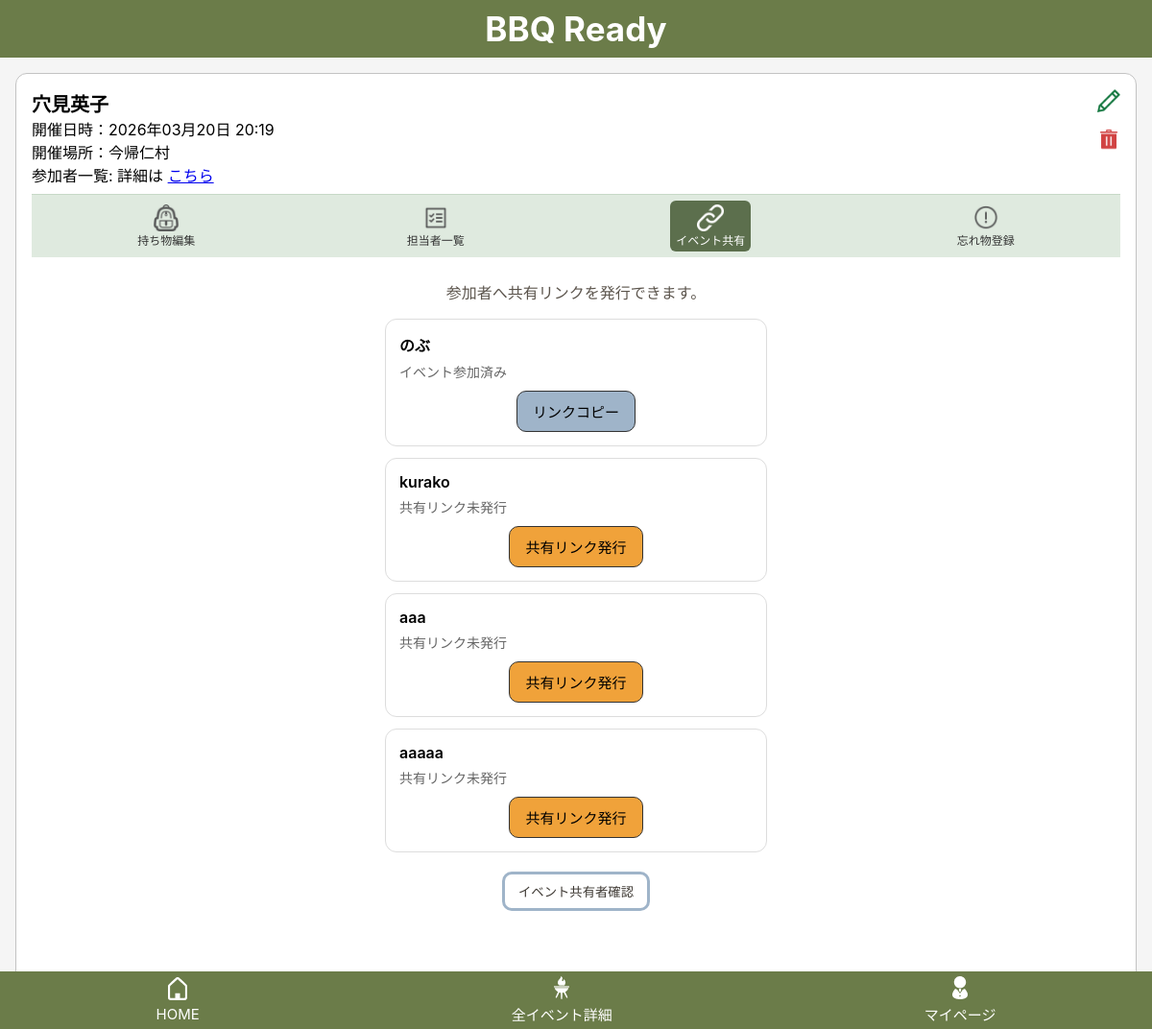
The app's page /events/140/share (signed in) with its own data.
### bbq_app/models.py (models this page shows, shortened)
class Event(models.Model):
    user = models.ForeignKey(settings.AUTH_USER_MODEL, on_delete=models.CASCADE, related_name="events")
    name = models.CharField("イベント名", max_length=30)
    held_at = models.DateTimeField("開催日時", null=True, blank=True)
    location = models.CharField("開催場所", max_length=50, blank=True)
    created_at = models.DateTimeField("作成日時", auto_now_add=True)
    updated_at = models.DateTimeField("更新日時", auto_now=True)

class Participant(models.Model):
    event = models.ForeignKey(Event, on_delete=models.CASCADE, related_name="participants")
    user = models.ForeignKey(
        settings.AUTH_USER_MODEL,
        null=True,
        blank=True,
        on_delete=models.SET_NULL,
        related_name="participant"
    )
    name = models.CharField("表示名", max_length=30)
    created_at = models.DateTimeField("作成日時", auto_now_add=True)
    updated_at = models.DateTimeField("更新日時", auto_now=True)

### bbq_app/views.py (the view)
# urls.py: path("events/<int:event_id>/share", views.event_share, name="event_share"),
@login_required
def event_share(request, event_id):
    event = get_object_or_404(Event, id=event_id, user=request.user)
    participants =Participant.objects.filter(event=event).exclude(user=event.user).order_by("id")
    invitations = Invitation.objects.filter(
        participant__event=event
    ).select_related("participant")
    invitation_map ={
        invitation.participant_id: invitation for invitation in invitations
    }
    share_rows = []
    shared_rows = []
    for participant in participants:
        invitation = invitation_map.get(participant.id)
        invite_url = None
        share_status = "pending"
        if invitation:
            invite_url = request.build_absolute_uri(
                reverse("invitation_access", args=[invitation.token])
            )
            if invitation.guest_name:
                share_status = "joined"
            elif invitation.expires_at and invitation.expires_at < timezone.now():
                share_status = "expired"
            else:
                share_status = "active"
        row = {
            "participant": participant,
            "invitation": invitation,
            "invite_url": invite_url,
            "share_status": share_status,
        }
        share_rows.append(row)
        if share_status in ["active", "joined"]:
            shared_rows.append(row)
    return render(
        request,
        "bbq_app/event_share.html",
        {
            "event": event,
            "share_rows": share_rows,
            "shared_rows": shared_rows
        }
    )

### bbq_app/templates/bbq_app/event_share.html (shortened to what this page needs)
{% extends "bbq_app/base.html" %}
{% block header %}
  {% include "bbq_app/partials/event_header.html" %}
{% endblock %}
{% block content %}
<p class="share-description">参加者へ共有リンクを発行できます。</p>
<ul class="share-list">
    {% for row in share_rows %}
        <li class="share-list__item">
            <div class="share-list__name">
                {{ row.participant.name }}
            </div>
            <div class="share-list__status">
                {% if row.share_status == "pending" %}
                    共有リンク未発行
                {% elif row.share_status == "active" %}
                    共有リンク発行済み
                {% elif row.share_status == "joined" %}
                    イベント参加済み
                {% elif row.share_status == "expired" %}
                    共有リンク期限切れ
                {% endif %}
            </div>
            <div class="share-list__actions">
                {% if row.share_status == "pending" %}
                    <form method="post" action="{% url 'invitation_create' event.id %}">
                        <button type="submit" class="btn btn-primary">共有リンク発行</button>
                    </form>
                {% elif row.share_status == "active" %}
                    <button type="button" class="btn btn-secondary" onclick="copyInviteUrl('{{ row.invite_url }}')">
                        リンクコピー
                    </button>
                {% elif row.share_status == "joined" %}
                    <button type="button" class="btn btn-secondary" onclick="copyInviteUrl('{{ row.invite_url }}')">
                        リンクコピー
                    </button>
                {% elif row.share_status == "expired" %}
                    <form method="post" action="{% url 'invitation_create' event.id %}">
                        {% csrf_token %}
                        <input type="hidden" name="participant_id" value="{{ row.participant.id }}">
                        <button type="submit" class="btn btn-primary">再発行</button>
                    </form>
                {% endif %}
            </div>
        </li>
    {% empty %}
        <li class="share-empty">イベント参加者はまだいません。</li>
    {% endfor %}
</ul>
<div class="share-bottom-action">
    <button type="button" class="btn-outline" onclick="openSharedUsersModal()">
        イベント共有者確認
    </button>
</div>
{% endblock %}

### bbq_app/templates/bbq_app/partials/event_header.html (shortened to what this page needs)
{% load static %}
{% include "bbq_app/partials/top_bar.html" %}
{% if event %}
<div class="event-header">
  <div class="event_header__top">
    <div>
      <div class="event-header__title">{{ event.name }}</div>
      <div class="event-header__meta">
        開催日時：{{ event.held_at|date:"Y年m月d日 H:i" }}<br>
        開催場所：{{ event.location }}<br>
        参加者一覧: 詳細は
        <a href="#" onclick="openParticipantsModal(); return false;">こちら</a>
      </div>
    </div>
    <div class="event-header__actions">
      <a href="{% url 'event_edit' event.id %}">
        <img src="{% static 'bbq_app/images/pencil.png' %}" width="24">
      </a>
      <a href="#" onclick="openDeleteModal({{ event.id }}); return false;">
        <img src="{% static 'bbq_app/images/trashcan.png' %}" width="24">
      </a>
    </div>
  </div>
  <div class="event-header__nav">
    <a href="{% url 'item_edit' event.id %}"
       class="{% if request.resolver_match.url_name == 'item_edit' %}active{% endif %}">
      <img src="{% static 'bbq_app/images/item_edit.png' %}" width="28">
      <span>持ち物編集</span>
    </a>
    <a href="{% url 'item_assign' event.id %}"
       class="{% if request.resolver_match.url_name == 'item_assign' %}active{% endif %}">
      <img src="{% static 'bbq_app/images/event_participants.png' %}" width="28">
      <span>担当者一覧</span>
    </a>
    <a href="{% url 'event_share' event.id %}"
       class="{% if request.resolver_match.url_name == 'event_share' %}active{% endif %}">
      <img src="{% static 'bbq_app/images/event_share.png' %}" width="28" alt="共有">
      <span>イベント共有</span>
    </a>
    <a href="#"
       onclick="openForgotModal(); return false;">
      <img src="{% static 'bbq_app/images/forgot_item.png' %}" width="28">
      <span>忘れ物登録</span>
    </a>
  </div>
{% endif %}

### bbq_app/static/bbq_app/css/style.css (style rules this page uses)
body { margin: 0; background: #f5f5f5; font-family: -apple-system, BlinkMacSystemFont, "Helvetica Neue", sans-serif; }
.btn { display: inline-block; padding: 10px 16px; border-radius: 10px; border: 1px solid #333; font-size: 15px; cursor: pointer; text-align: center; }
.btn-primary { background:#f0a23a; color:black; }
.btn-secondary { background:#9fb4c9; color:black; }
.event-header { background: white; border: 1px solid #c3c3c3; border-radius: 12px; margin: 16px; padding: 16px; margin-top: 76px; position: relative; }
.event-header__title { font-size: 20px; font-weight: 600; }
.event-header__nav { display: flex; justify-content: space-around; background: #dfeadf; padding: 6px 0; border-top: 1px solid #c7d9c7; margin-top: 8px; }
.event-header__nav a { display: flex; flex-direction: column; align-items: center; text-decoration: none; font-size: 12px; color: #333; padding: 4px 6px; border-radius: 6px; transition: 0.2s; }
.event-header__actions { position: absolute; top: 16px; right: 16px; display: flex; flex-direction: column; gap: 12px; }
.event-header__actions a { text-decoration: none; }
.event-header__nav a.active { background: #5c6f4d; color: white; }
.event-header__nav a.active img { filter: brightness(0) invert(1); }
.share-description { text-align: center; margin-bottom: 16px; color: #5c554d; }
.share-list { list-style: none; padding-left: 0; margin: 0; }
.share-list__item { background: #ffffff; border: 1px solid #ddd; border-radius: 12px; padding: 14px; margin-bottom: 12px; }
.share-list__name { font-weight: 600; margin-bottom: 6px; text-align: left; }
.share-list__status { margin-bottom: 10px; font-size: 14px; color: #666; text-align: left; }
.share-list__actions { display: flex; justify-content: center; }
.share-list__actions form { margin: 0; }
.btn-outline { background:white; border:3px solid #9fb4c9; color:#3f3a34; border-radius:10px; padding:8px 14px; }
.share-bottom-action { display:flex; justify-content:center; margin-top:20px; }
.share-list { list-style: none !important; padding: 0 !important; margin: 0 !important; }

### records on screen
Event: name "穴見英子", held_at "2026年03月20日 20:19", location "今帰仁村"
Participant: participant.name "のぶ", shows "イベント参加済み"
Participant: participant.name "kurako", shows "共有リンク未発行"
Participant: participant.name "aaa", shows "共有リンク未発行"
Participant: participant.name "aaaaa", shows "共有リンク未発行"
